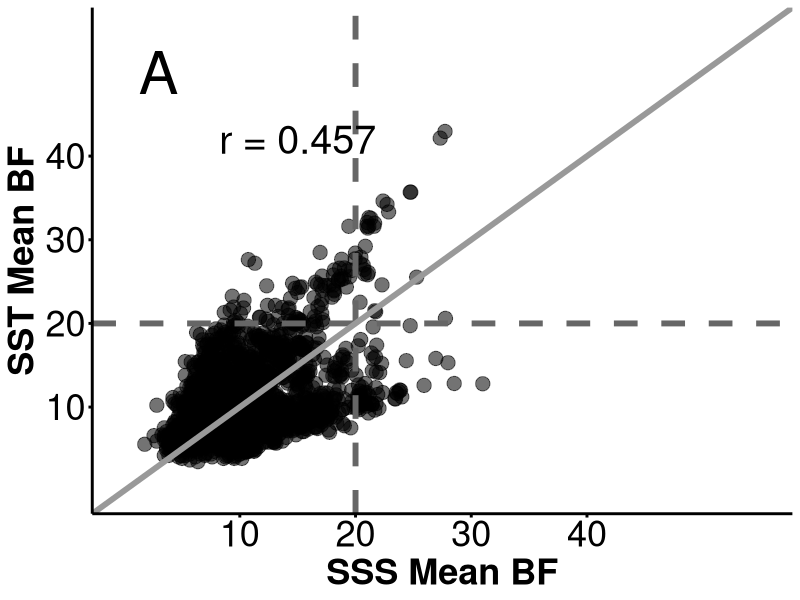
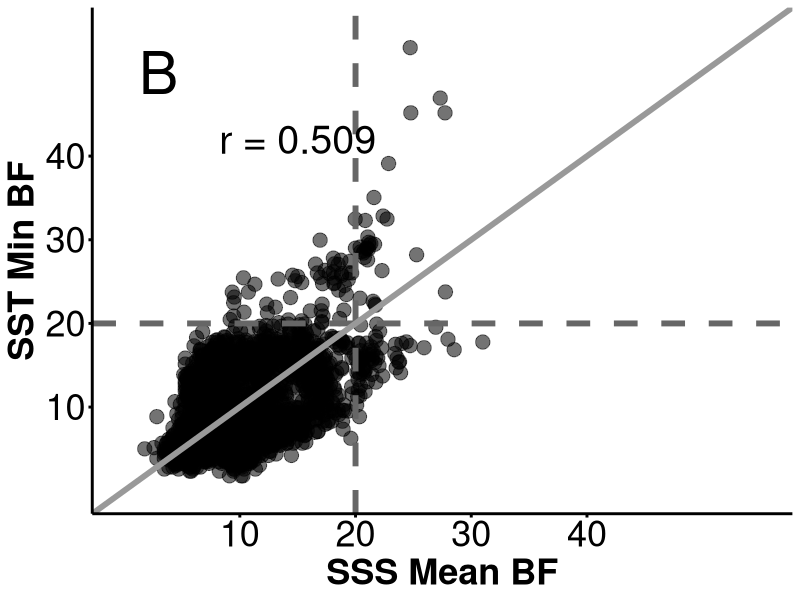
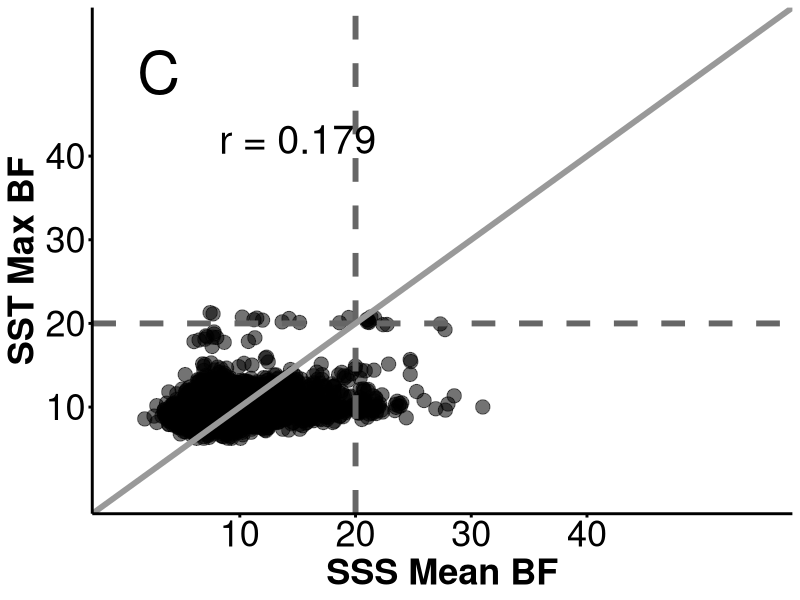
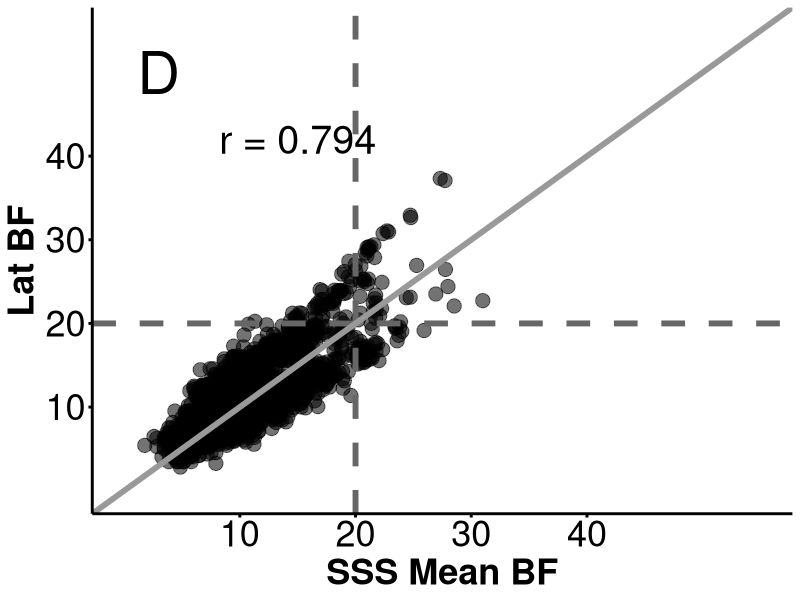
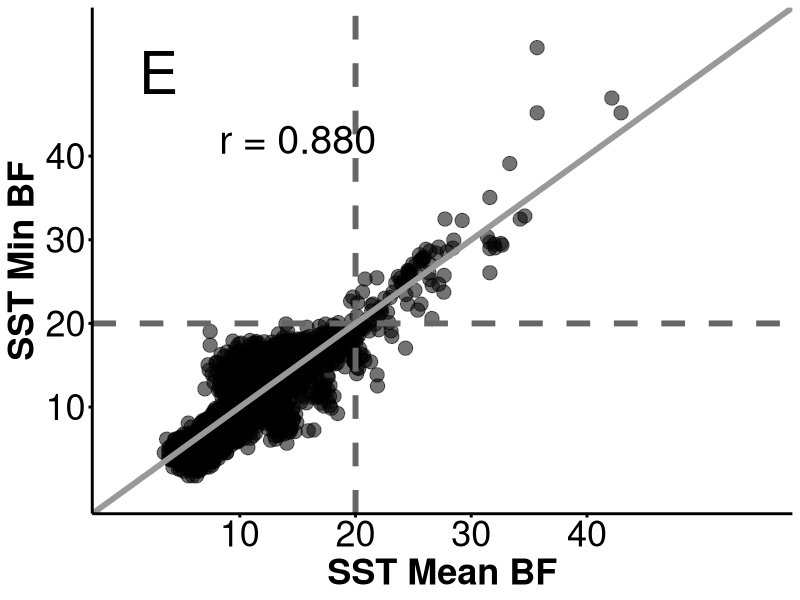
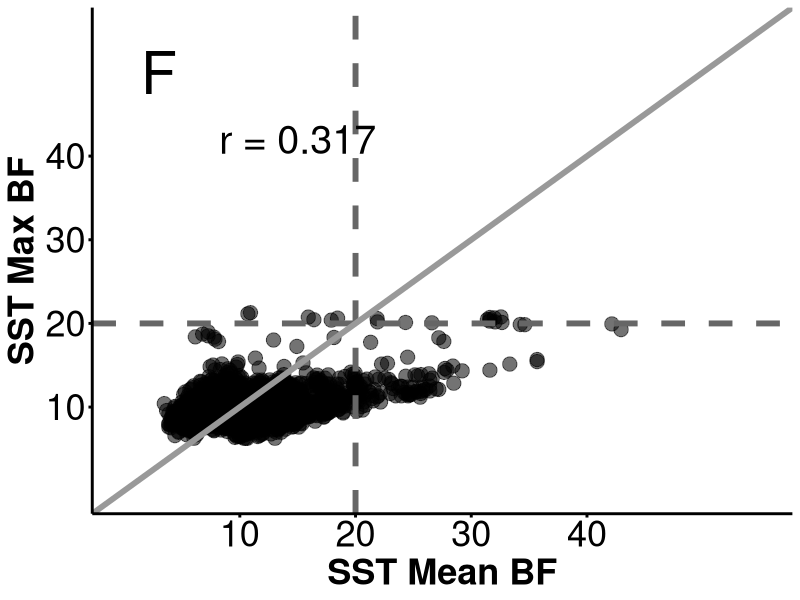
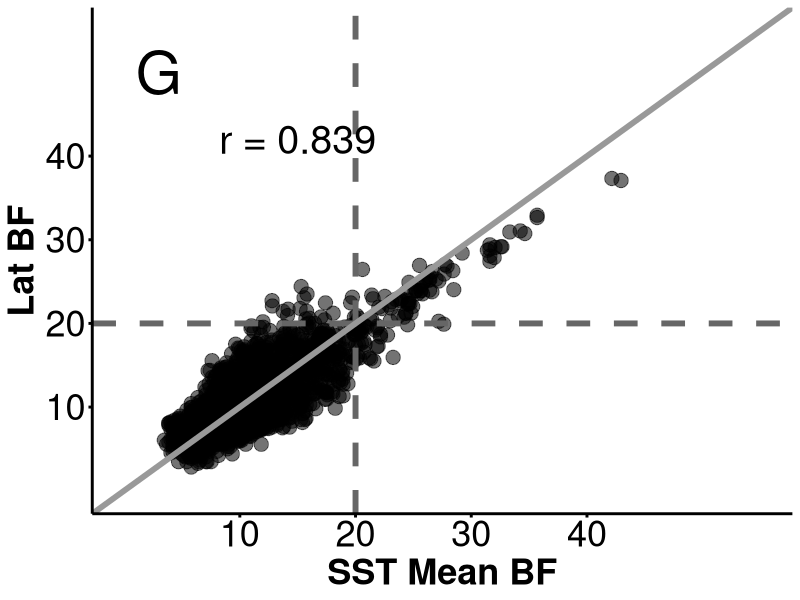
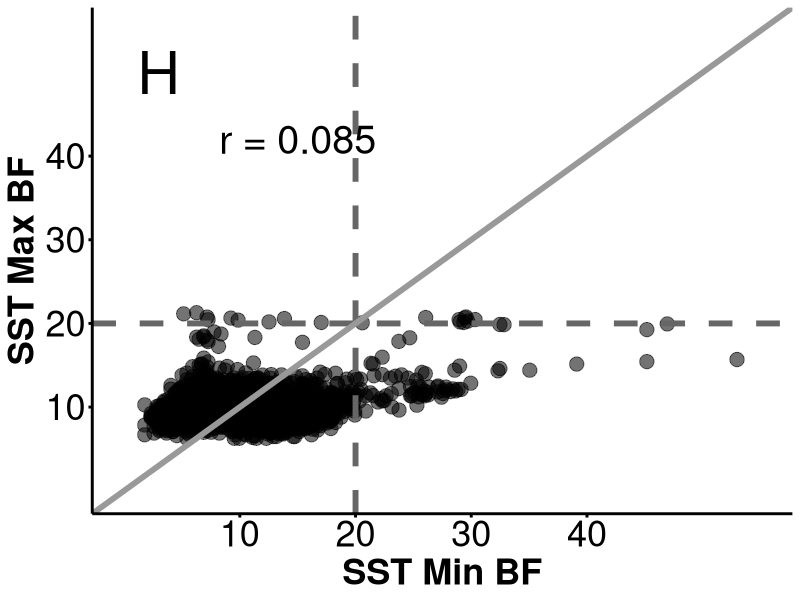

The R source for these figures, in order:
############################################# Script for creating Bayes Factors Correlation Plots #################################################

#includes BFs v. BFs plots for different environmental variables
#includes BFs v. XtX plots for different environmental variables

#################################################################################################################################################

######## Set-up ########

#set working directory
setwd("C:/Users/rclar/Dropbox/Pinsky_Lab/Transcriptome_Proj/R_scripts/A_clarkii_transcriptomics/")
getwd()

remove(list = ls())

#load libraries
library(readr)
library(tidyverse)
library(gridExtra)

#read in data
BFs <- read_csv("Data/BF_total_mac2.csv", col_names = TRUE)

################################################################################################################################################

######## BFs scatter plots ########

#correlation statistics
SSSMean_SSTMean_r <- cor(BFs$SSS_Mean, BFs$SST_Mean) #mac2 = 0.457, mac1 = 0.413
SSSMean_SSTMin_r <- cor(BFs$SSS_Mean, BFs$SST_Min) #mac2 = 0.509, mac1 = 0.459
SSSMean_SSTMax_r <- cor(BFs$SSS_Mean, BFs$SST_Max) #mac2 = 0.179, mac1 = 0.123
SSSMean_Lat_r <- cor(BFs$SSS_Mean, BFs$Lat) #mac2 = 0.794, mac1 = 0.753
SSTMean_SSTMin_r <- cor(BFs$SST_Mean, BFs$SST_Min) #mac2 = 0.880, mac1 = 0.756
SSTMean_SSTMax_r <- cor(BFs$SST_Mean, BFs$SST_Max) #mac2 = 0.317, mac1 = 0.208
SSTMean_Lat_r <- cor(BFs$SST_Mean, BFs$Lat) #mac2 = 0.839, mac1 = 0.798
SSTMin_SSTMax_r <- cor(BFs$SST_Min, BFs$SST_Max) #mac2 = 0.085, mac1 = -0.015
SSTMin_Lat_r <- cor(BFs$SST_Min, BFs$Lat) #mac2 = 0.822, mac1 = 0.716
SSTMax_Lat_r <- cor(BFs$SST_Max, BFs$Lat) #mac2 = 0.281, mac1 = 0.200

#SSSmean v. SSTmean plot
SSSmean_SSTmean_plot <- ggplot(data = BFs, aes(x = SSS_Mean, y = SST_Mean)) + geom_point(aes(size = 0.5, alpha = 0.1)) + 
  geom_hline(yintercept = 20, size = 2, linetype = "dashed", color = "#666666") + 
  geom_vline(xintercept = 20, size = 2, linetype = "dashed", color = "#666666") + 
  geom_abline(intercept = 0, slope = 1, size = 2, color = "#999999") + 
  annotate("text", x = 15, y = 42, label = "r = 0.457", size = 10) + 
  annotate("text", x = 3, y = 50, label = "A", size = 15)
SSSmean_SSTmean_annotated_plot <- SSSmean_SSTmean_plot + labs(x = "SSS Mean BF", y = "SST Mean BF") + 
  theme_bw() + scale_y_continuous(limits = c(0, 55), breaks = c(10, 20, 30, 40)) + 
  scale_x_continuous(limits = c(0, 55), breaks = c(10, 20, 30, 40)) + 
  theme(panel.border = element_blank(), panel.grid.major = element_blank(), panel.grid.minor = element_blank(), 
        axis.line = element_line(size = 1), axis.ticks = element_line(color = "black", size = 1), 
        axis.text = element_text(size = 26, color = "black"), axis.title = element_text(size = 26, face = "bold"), 
        legend.position = "none")
SSSmean_SSTmean_annotated_plot

#SSSmean v. SSTmin plot
SSSmean_SSTmin_plot <- ggplot(data = BFs, aes(x = SSS_Mean, y = SST_Min)) + geom_point(aes(size = 0.5, alpha = 0.1)) + 
  geom_hline(yintercept = 20, size = 2, linetype = "dashed", color = "#666666") + 
  geom_vline(xintercept = 20, size = 2, linetype = "dashed", color = "#666666") + 
  geom_abline(intercept = 0, slope = 1, size = 2, color = "#999999") + 
  annotate("text", x = 15, y = 42, label = "r = 0.509", size = 10) + 
  annotate("text", x = 3, y = 50, label = "B", size = 15)
SSSmean_SSTmin_annotated_plot <- SSSmean_SSTmin_plot + labs(x = "SSS Mean BF", y = "SST Min BF") + 
  theme_bw() + scale_y_continuous(limits = c(0, 55), breaks = c(10, 20, 30, 40)) + 
  scale_x_continuous(limits = c(0, 55), breaks = c(10, 20, 30, 40)) + 
  theme(panel.border = element_blank(), panel.grid.major = element_blank(), panel.grid.minor = element_blank(), 
        axis.line = element_line(size = 1), axis.ticks = element_line(color = "black", size = 1), 
        axis.text = element_text(size = 26, color = "black"), axis.title = element_text(size = 26, face = "bold"), 
        legend.position = "none")
SSSmean_SSTmin_annotated_plot

#SSSmean v. SSTmax plot
SSSmean_SSTmax_plot <- ggplot(data = BFs, aes(x = SSS_Mean, y = SST_Max)) + geom_point(aes(size = 0.5, alpha = 0.1)) + 
  geom_hline(yintercept = 20, size = 2, linetype = "dashed", color = "#666666") + 
  geom_vline(xintercept = 20, size = 2, linetype = "dashed", color = "#666666") + 
  geom_abline(intercept = 0, slope = 1, size = 2, color = "#999999") + 
  annotate("text", x = 15, y = 42, label = "r = 0.179", size = 10) + 
  annotate("text", x = 3, y = 50, label = "C", size = 15)
SSSmean_SSTmax_annotated_plot <- SSSmean_SSTmax_plot + labs(x = "SSS Mean BF", y = "SST Max BF") + 
  theme_bw() + scale_y_continuous(limits = c(0, 55), breaks = c(10, 20, 30, 40)) + 
  scale_x_continuous(limits = c(0, 55), breaks = c(10, 20, 30, 40)) + 
  theme(panel.border = element_blank(), panel.grid.major = element_blank(), panel.grid.minor = element_blank(), 
        axis.line = element_line(size = 1), axis.ticks = element_line(color = "black", size = 1), 
        axis.text = element_text(size = 26, color = "black"), axis.title = element_text(size = 26, face = "bold"), 
        legend.position = "none")
SSSmean_SSTmax_annotated_plot

#SSSmean v. Lat plot
SSSmean_Lat_plot <- ggplot(data = BFs, aes(x = SSS_Mean, y = Lat)) + geom_point(aes(size = 0.5, alpha = 0.1)) + 
  geom_hline(yintercept = 20, size = 2, linetype = "dashed", color = "#666666") + 
  geom_vline(xintercept = 20, size = 2, linetype = "dashed", color = "#666666") + 
  geom_abline(intercept = 0, slope = 1, size = 2, color = "#999999") + 
  annotate("text", x = 15, y = 42, label = "r = 0.794", size = 10) + 
  annotate("text", x = 3, y = 50, label = "D", size = 15)
SSSmean_Lat_annotated_plot <- SSSmean_Lat_plot + labs(x = "SSS Mean BF", y = "Lat BF") + 
  theme_bw() + scale_y_continuous(limits = c(0, 55), breaks = c(10, 20, 30, 40)) + 
  scale_x_continuous(limits = c(0, 55), breaks = c(10, 20, 30, 40)) + 
  theme(panel.border = element_blank(), panel.grid.major = element_blank(), panel.grid.minor = element_blank(), 
        axis.line = element_line(size = 1), axis.ticks = element_line(color = "black", size = 1), 
        axis.text = element_text(size = 26, color = "black"), axis.title = element_text(size = 26, face = "bold"), 
        legend.position = "none")
SSSmean_Lat_annotated_plot

#SSTmean v. SSTmin plot
SSTmean_SSTmin_plot <- ggplot(data = BFs, aes(x = SST_Mean, y = SST_Min)) + geom_point(aes(size = 0.5, alpha = 0.1)) + 
  geom_hline(yintercept = 20, size = 2, linetype = "dashed", color = "#666666") + 
  geom_vline(xintercept = 20, size = 2, linetype = "dashed", color = "#666666") + 
  geom_abline(intercept = 0, slope = 1, size = 2, color = "#999999") + 
  annotate("text", x = 15, y = 42, label = "r = 0.880", size = 10) + 
  annotate("text", x = 3, y = 50, label = "E", size = 15)
SSTmean_SSTmin_annotated_plot <- SSTmean_SSTmin_plot + labs(x = "SST Mean BF", y = "SST Min BF") + 
  theme_bw() + scale_y_continuous(limits = c(0, 55), breaks = c(10, 20, 30, 40)) + 
  scale_x_continuous(limits = c(0, 55), breaks = c(10, 20, 30, 40)) + 
  theme(panel.border = element_blank(), panel.grid.major = element_blank(), panel.grid.minor = element_blank(), 
        axis.line = element_line(size = 1), axis.ticks = element_line(color = "black", size = 1), 
        axis.text = element_text(size = 26, color = "black"), axis.title = element_text(size = 26, face = "bold"), 
        legend.position = "none")
SSTmean_SSTmin_annotated_plot

#SSTmean v. SSTmax plot
SSTmean_SSTmax_plot <- ggplot(data = BFs, aes(x = SST_Mean, y = SST_Max)) + geom_point(aes(size = 0.5, alpha = 0.1)) + 
  geom_hline(yintercept = 20, size = 2, linetype = "dashed", color = "#666666") + 
  geom_vline(xintercept = 20, size = 2, linetype = "dashed", color = "#666666") + 
  geom_abline(intercept = 0, slope = 1, size = 2, color = "#999999") + 
  annotate("text", x = 15, y = 42, label = "r = 0.317", size = 10) + 
  annotate("text", x = 3, y = 50, label = "F", size = 15)
SSTmean_SSTmax_annotated_plot <- SSTmean_SSTmax_plot + labs(x = "SST Mean BF", y = "SST Max BF") + 
  theme_bw() + scale_y_continuous(limits = c(0, 55), breaks = c(10, 20, 30, 40)) + 
  scale_x_continuous(limits = c(0, 55), breaks = c(10, 20, 30, 40)) + 
  theme(panel.border = element_blank(), panel.grid.major = element_blank(), panel.grid.minor = element_blank(), 
        axis.line = element_line(size = 1), axis.ticks = element_line(color = "black", size = 1), 
        axis.text = element_text(size = 26, color = "black"), axis.title = element_text(size = 26, face = "bold"), 
        legend.position = "none")
SSTmean_SSTmax_annotated_plot

#SSTmean v. Lat plot
SSTmean_Lat_plot <- ggplot(data = BFs, aes(x = SST_Mean, y = Lat)) + geom_point(aes(size = 0.5, alpha = 0.1)) + 
  geom_hline(yintercept = 20, size = 2, linetype = "dashed", color = "#666666") + 
  geom_vline(xintercept = 20, size = 2, linetype = "dashed", color = "#666666") + 
  geom_abline(intercept = 0, slope = 1, size = 2, color = "#999999") + 
  annotate("text", x = 15, y = 42, label = "r = 0.839", size = 10) + 
  annotate("text", x = 3, y = 50, label = "G", size = 15)
SSTmean_Lat_annotated_plot <- SSTmean_Lat_plot + labs(x = "SST Mean BF", y = "Lat BF") + 
  theme_bw() + scale_y_continuous(limits = c(0, 55), breaks = c(10, 20, 30, 40)) + 
  scale_x_continuous(limits = c(0, 55), breaks = c(10, 20, 30, 40)) + 
  theme(panel.border = element_blank(), panel.grid.major = element_blank(), panel.grid.minor = element_blank(), 
        axis.line = element_line(size = 1), axis.ticks = element_line(color = "black", size = 1), 
        axis.text = element_text(size = 26, color = "black"), axis.title = element_text(size = 26, face = "bold"), 
        legend.position = "none")
SSTmean_Lat_annotated_plot

#SSTmin v. SSTmax plot
SSTmin_SSTmax_plot <- ggplot(data = BFs, aes(x = SST_Min, y = SST_Max)) + geom_point(aes(size = 0.5, alpha = 0.1)) + 
  geom_hline(yintercept = 20, size = 2, linetype = "dashed", color = "#666666") + 
  geom_vline(xintercept = 20, size = 2, linetype = "dashed", color = "#666666") + 
  geom_abline(intercept = 0, slope = 1, size = 2, color = "#999999") + 
  annotate("text", x = 15, y = 42, label = "r = 0.085", size = 10) + 
  annotate("text", x = 3, y = 50, label = "H", size = 15)
SSTmin_SSTmax_annotated_plot <- SSTmin_SSTmax_plot + labs(x = "SST Min BF", y = "SST Max BF") + 
  theme_bw() + scale_y_continuous(limits = c(0, 55), breaks = c(10, 20, 30, 40)) + 
  scale_x_continuous(limits = c(0, 55), breaks = c(10, 20, 30, 40)) + 
  theme(panel.border = element_blank(), panel.grid.major = element_blank(), panel.grid.minor = element_blank(), 
        axis.line = element_line(size = 1), axis.ticks = element_line(color = "black", size = 1), 
        axis.text = element_text(size = 26, color = "black"), axis.title = element_text(size = 26, face = "bold"), 
        legend.position = "none")
SSTmin_SSTmax_annotated_plot

#SSTmin v. Lat plot
SSTmin_Lat_plot <- ggplot(data = BFs, aes(x = SST_Min, y = Lat)) + geom_point(aes(size = 0.5, alpha = 0.1)) + 
  geom_hline(yintercept = 20, size = 2, linetype = "dashed", color = "#666666") + 
  geom_vline(xintercept = 20, size = 2, linetype = "dashed", color = "#666666") + 
  geom_abline(intercept = 0, slope = 1, size = 2, color = "#999999") + 
  annotate("text", x = 15, y = 42, label = "r = 0.822", size = 10) + 
  annotate("text", x = 3, y = 50, label = "I", size = 15)
SSTmin_Lat_annotated_plot <- SSTmin_Lat_plot + labs(x = "SST Min BF", y = "Lat BF") + 
  theme_bw() + scale_y_continuous(limits = c(0, 55), breaks = c(10, 20, 30, 40)) + 
  scale_x_continuous(limits = c(0, 55), breaks = c(10, 20, 30, 40)) + 
  theme(panel.border = element_blank(), panel.grid.major = element_blank(), panel.grid.minor = element_blank(), 
        axis.line = element_line(size = 1), axis.ticks = element_line(color = "black", size = 1), 
        axis.text = element_text(size = 26, color = "black"), axis.title = element_text(size = 26, face = "bold"), 
        legend.position = "none")
SSTmin_Lat_annotated_plot

#SSTmax v. Lat plot
SSTmax_Lat_plot <- ggplot(data = BFs, aes(x = SST_Max, y = Lat)) + geom_point(aes(size = 0.5, alpha = 0.1)) + 
  geom_hline(yintercept = 20, size = 2, linetype = "dashed", color = "#666666") + 
  geom_vline(xintercept = 20, size = 2, linetype = "dashed", color = "#666666") + 
  geom_abline(intercept = 0, slope = 1, size = 2, color = "#999999") + 
  annotate("text", x = 15, y = 42, label = "r = 0.281", size = 10) + 
  annotate("text", x = 3, y = 50, label = "J", size = 15)
SSTmax_Lat_annotated_plot <- SSTmax_Lat_plot + labs(x = "SST Max BF", y = "Lat BF") + 
  theme_bw() + scale_y_continuous(limits = c(0, 55), breaks = c(10, 20, 30, 40)) + 
  scale_x_continuous(limits = c(0, 55), breaks = c(10, 20, 30, 40)) + 
  theme(panel.border = element_blank(), panel.grid.major = element_blank(), panel.grid.minor = element_blank(), 
        axis.line = element_line(size = 1), axis.ticks = element_line(color = "black", size = 1), 
        axis.text = element_text(size = 26, color = "black"), axis.title = element_text(size = 26, face = "bold"), 
        legend.position = "none")
SSTmax_Lat_annotated_plot

BF_correlation_all_plot <- grid.arrange(SSSmean_SSTmean_annotated_plot, SSSmean_SSTmin_annotated_plot, 
                                       SSSmean_SSTmax_annotated_plot, SSSmean_Lat_annotated_plot, 
                                       SSTmean_SSTmin_annotated_plot, SSTmean_SSTmax_annotated_plot, 
                                       SSTmean_Lat_annotated_plot, SSTmin_SSTmax_annotated_plot, 
                                       SSTmin_Lat_annotated_plot, SSTmax_Lat_annotated_plot, ncol = 5)
BF_correlation_all_plot

###############################################################################################################################################

######## BF v. XtX scatter plots ########

#SSSmean v. XtX plot
SSSmean_XtX_plot <- ggplot(data = BFs, aes(x = SSS_Mean, y = M_XtX)) + 
  annotate("rect", xmin = 20, xmax = Inf, ymin = 6.03, ymax = Inf, fill = "darkolivegreen", alpha = 0.4) + 
  geom_hline(yintercept = 6.03, size = 2, color = "#999999", linetype = "dashed") + 
  geom_vline(xintercept = 20, size = 2, color = "#999999", linetype = "dashed") + 
  geom_point(aes(size = 0.5, alpha = 0.1)) + 
  annotate("text", x = 3, y = 24, label = "A", size = 15)
SSSmean_XtX_annotated_plot <- SSSmean_XtX_plot + labs(x = "SSS Mean BF", y = "XtX") + 
  theme_bw() + scale_y_continuous(limits = c(0, 25)) + scale_x_continuous(limits = c(0, 55)) + 
  theme(panel.border = element_blank(), panel.grid.major = element_blank(), panel.grid.minor = element_blank(), 
        axis.line = element_line(size = 1), axis.ticks = element_line(color = "black", size = 1), 
        axis.text = element_text(size = 26, color = "black"), axis.title = element_text(size = 26, face = "bold"), 
        legend.position = "none")
SSSmean_XtX_annotated_plot

#SSTmean v. XtX plot
SSTmean_XtX_plot <- ggplot(data = BFs, aes(x = SST_Mean, y = M_XtX)) + 
  annotate("rect", xmin = 20, xmax = Inf, ymin = 6.03, ymax = Inf, fill = "darkolivegreen", alpha = 0.4) + 
  geom_hline(yintercept = 6.03, size = 2, color = "#999999", linetype = "dashed") + 
  geom_vline(xintercept = 20, size = 2, color = "#999999", linetype = "dashed") + 
  geom_point(aes(size = 0.5, alpha = 0.1)) + 
  annotate("text", x = 3, y = 24, label = "B", size = 15)
SSTmean_XtX_annotated_plot <- SSTmean_XtX_plot + labs(x = "SST Mean BF", y = "XtX") + 
  theme_bw() + scale_y_continuous(limits = c(0, 25)) + scale_x_continuous(limits = c(0, 55)) + 
  theme(panel.border = element_blank(), panel.grid.major = element_blank(), panel.grid.minor = element_blank(), 
        axis.line = element_line(size = 1), axis.ticks = element_line(color = "black", size = 1), 
        axis.text = element_text(size = 26, color = "black"), axis.title = element_text(size = 26, face = "bold"), 
        legend.position = "none")
SSTmean_XtX_annotated_plot

#SSTmin v. XtX plot
SSTmin_XtX_plot <- ggplot(data = BFs, aes(x = BFs$SST_Min, y = BFs$M_XtX)) +  
  annotate("rect", xmin = 20, xmax = Inf, ymin = 6.03, ymax = Inf, fill = "darkolivegreen", alpha = 0.4) + 
  geom_hline(yintercept = 6.03, size = 2, color = "#999999", linetype = "dashed") + 
  geom_vline(xintercept = 20, size = 2, color = "#999999", linetype = "dashed") + 
  geom_point(aes(size = 0.5, alpha = 0.1)) + 
  annotate("text", x = 3, y = 24, label = "C", size = 15)
SSTmin_XtX_annotated_plot <- SSTmin_XtX_plot + labs(x = "SST Min BF", y = "XtX") + 
  theme_bw() + scale_y_continuous(limits = c(0, 25)) + scale_x_continuous(limits = c(0, 55)) + 
  theme(panel.border = element_blank(), panel.grid.major = element_blank(), panel.grid.minor = element_blank(), 
        axis.line = element_line(size = 1), axis.ticks = element_line(color = "black", size = 1), 
        axis.text = element_text(size = 26, color = "black"), axis.title = element_text(size = 26, face = "bold"), 
        legend.position = "none")
SSTmin_XtX_annotated_plot

#SSTmax v. XtX plot
SSTmax_XtX_plot <- ggplot(data = BFs, aes(x = SST_Max, y = M_XtX)) + 
  annotate("rect", xmin = 20, xmax = Inf, ymin = 6.03, ymax = Inf, fill = "darkolivegreen", alpha = 0.4) + 
  geom_hline(yintercept = 6.03, size = 2, color = "#999999", linetype = "dashed") + 
  geom_vline(xintercept = 20, size = 2, color = "#999999", linetype = "dashed") + 
  geom_point(aes(size = 0.5, alpha = 0.1)) + 
  annotate("text", x = 3, y = 24, label = "D", size = 15)
SSTmax_XtX_annotated_plot <- SSTmax_XtX_plot + labs(x = "SST Max BF", y = "XtX") + 
  theme_bw() + scale_y_continuous(limits = c(0, 25)) + scale_x_continuous(limits = c(0, 55)) + 
  theme(panel.border = element_blank(), panel.grid.major = element_blank(), panel.grid.minor = element_blank(), 
        axis.line = element_line(size = 1), axis.ticks = element_line(color = "black", size = 1), 
        axis.text = element_text(size = 26, color = "black"), axis.title = element_text(size = 26, face = "bold"), legend.justification = c(1, 0), 
        legend.position = "none") 
SSTmax_XtX_annotated_plot

#Lat v. XtX plot
Lat_XtX_plot <- ggplot(data = BFs, aes(x = Lat, y = M_XtX)) + 
  annotate("rect", xmin = 20, xmax = Inf, ymin = 6.03, ymax = Inf, fill = "darkolivegreen", alpha = 0.4) + 
  geom_hline(yintercept = 6.03, size = 2, color = "#999999", linetype = "dashed") + 
  geom_vline(xintercept = 20, size = 2, color = "#999999", linetype = "dashed") + 
  geom_point(aes(size = 0.5, alpha = 0.1)) + 
  annotate("text", x = 3, y = 24, label = "E", size = 15)
Lat_XtX_annotated_plot <- Lat_XtX_plot + labs(x = "Lat Mean BF", y = "XtX") + 
  theme_bw() + scale_y_continuous(limits = c(0, 25)) + scale_x_continuous(limits = c(0, 55)) + 
  theme(panel.border = element_blank(), panel.grid.major = element_blank(), panel.grid.minor = element_blank(), 
        axis.line = element_line(size = 1), axis.ticks = element_line(color = "black", size = 1), 
        axis.text = element_text(size = 26, color = "black"), axis.title = element_text(size = 26, face = "bold"), 
        legend.position = "none")
Lat_XtX_annotated_plot

BF_XtX_all_plot <- grid.arrange(SSSmean_XtX_annotated_plot, SSTmean_XtX_annotated_plot, 
                                SSTmin_XtX_annotated_plot, SSTmax_XtX_annotated_plot, 
                                Lat_XtX_annotated_plot, ncol = 3)
BF_XtX_all_plot
